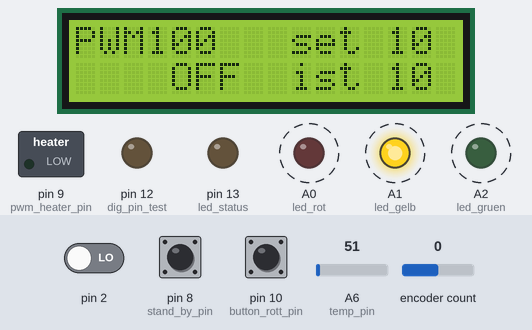
Recording of a sketch running on a simulated Arduino Nano, built with avr-gcc and run on an emulated ATmega328P. On the bench: 16×2 character LCD, switched loads named in the sketch (green lamp = pin HIGH), output pins drawn as LEDs (lit = HIGH). Dashed ring = blinking. Inputs (shaded band) come from the test bench; at power-on: pin 10 (button_rott_pin) HIGH, pin 8 (stand_by_pin) HIGH, encoder count 0, pin 2 LOW, A6 (temp_pin) = 51. What the sketch prints to the serial monitor is not drawn.

Above: at 1.35 s.
1.4 s: pin 10 (button_rott_pin) pulled LOW for 0.15 s
At 2.03 s:
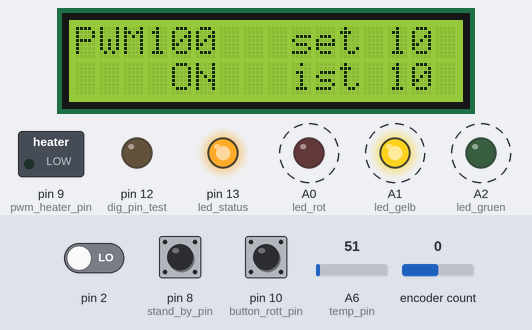
2.1 s: pin 8 (stand_by_pin) pulled LOW for 0.15 s
At 2.45 s:
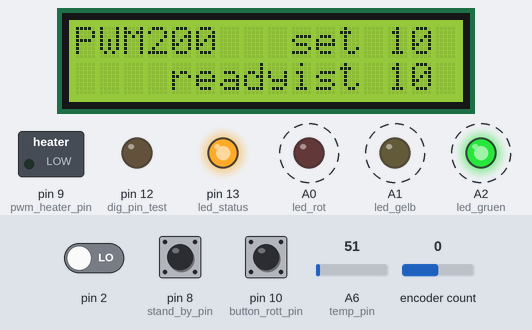
2.8 s: pin 10 (button_rott_pin) pulled LOW for 1 s
At 3.99 s:
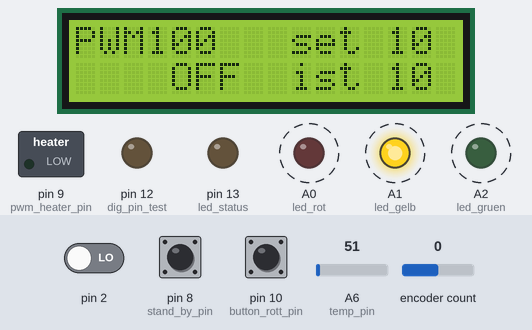
4.4 s: pin 10 (button_rott_pin) pulled LOW for 3.2 s
At 7.99 s:
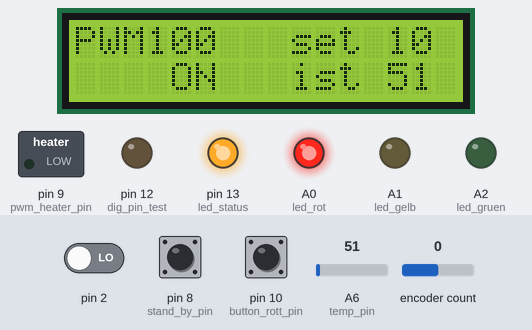
8.2 s: pin 8 (stand_by_pin) pulled LOW for 3.2 s
At 11.1 s:
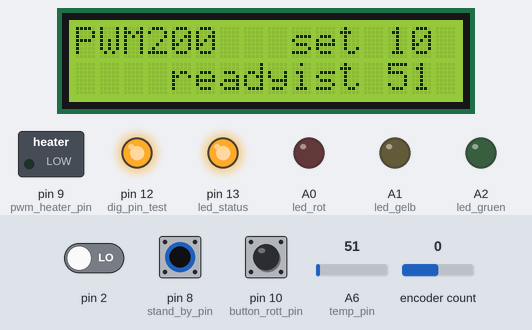
12.0 s: encoder count set to 1
At 16.0 s:
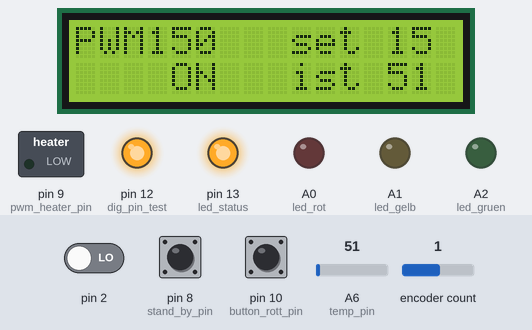
Timing chart, 0 to 26.7 s (numbered marks = the images above; inputs shaded):
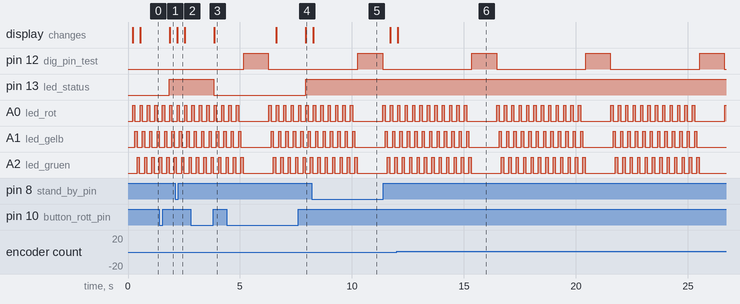

Measured:
- after the input at 1.4 s, pin 13 (led_status): LOW → HIGH after 0.45 s; the display: changes after 0.46 s (image 1)
- after the input at 2.1 s, the display: changes after 0.09 s (image 2)
- after the input at 2.8 s, pin 13 (led_status): HIGH → LOW after 1.0 s; the display: changes after 1.0 s (image 3)
- after the input at 4.4 s, pin 13 (led_status): LOW → HIGH after 3.5 s; the display: first differs from a run without the input after 3.5 s (image 4)
- after the input at 8.2 s, the display: changes after 0.08 s (image 5)
- after the input at 12.0 s, the display: changes at once (image 6)
- by itself, pin 12 (dig_pin_test): alternates HIGH for 1.1 s and LOW for 4.0 s
- by itself, A0 (led_rot), A1 (led_gelb): repeats every 5.1 s: HIGH 0.10 s, LOW 1.4 s, 11 × (HIGH 0.10 s, LOW 0.23 s)

The sketch:

Loetstation_nano_V1.ino
```cpp
#include <Rotary.h>
#include <Wire.h>
#include <LiquidCrystal_I2C.h>

/* Program for solder station on a ATmega328P microcontroller
 *
 *
 */

// variables control
  int temp_IST = 10; //gemessener Wert
  int temp_SOLL = 380; //eingestellte temperatur
  int temp_pin = A6; // read analog temperature value
  unsigned int pwm_heater_duty = 1 ; // PWm in % //output PWM optocopler value between 0, 65535
  unsigned long previousMillis = 0;   // Stores the time when the function was last called to check the Temperature
  const long interval =5000;  // 5000;        // Interval in milliseconds (5 seconds)

 // conditions
  const int stand_by_pin = 8;  // Digital pin D8 of encoder butten icon pull pin to ground
  bool stand_by = false ;
  bool POWERon = false ;


  int temp_measure(); //funktion to measure the temp
  int temp_max = 400; // max einstellbare Temperatur in grad Celcius
  int temp_min = 60;  // min einstellbare Temperatur in grad Celcius
  int temp_delta = 20;
  int temp_set = 10; // the set temperature to contol to
  int temp_standby = 10; // stand by temp


// inputs rotary encoder and buttens
  Rotary r = Rotary(3, 2);  // rotary encoder on hardware interup pin D2 und D3
  //const int button_rott_pin = A3;  // A3 of encoder butten
  const int button_rott_pin = 10;  // D10 of encoder butten sow i can use the PCINTO
  int button_rott_state = HIGH;   // Current state of the button
  int button_rott_last = HIGH;  // Previous state of the button

//PWM duty cylce
  const int pwm_heater_pin = 9;  // Digital pin 9 for PWM output to optocopler
  int temp = 0;          // Variable to store the value for counter

// display
  LiquidCrystal_I2C lcd(0x27,16,2);  // set the LCD address to 0x27 for a 16 chars and 2 line display
  const int led_status = 13; // pin on board ... and status ON
  int led_rot = A0; // Analog pin 0 (also digital pin 14)
  int led_gelb = A1; // Analog pin 1 (also digital pin 15)
  int led_gruen = A2; //  Analog pin 2 (also digital pin 16)
  const int dig_pin_test = 12; // digital pin D4  ( D12


// #######################################################################################################################
void setup() {
  Serial.begin(9600); // Initialize serial communication at 9600 bps
  Serial.println("Boot system");


//Setup PWM output for heater element
  PWM_setup();


//pre-sets on start up
  temp_SOLL = temp_min;
  OCR1A = 1; // Set PWM duty cycle

//all leds off
   pinMode(led_status, OUTPUT); digitalWrite(led_status, LOW);
   pinMode(led_rot, OUTPUT);    digitalWrite(led_rot, LOW);
   pinMode(led_gelb, OUTPUT);   digitalWrite(led_gelb, LOW);
   pinMode(led_gruen, OUTPUT);  digitalWrite(led_gruen, LOW);

 // lcd display
   lcd.begin();lcd.backlight();           // initialize the LCD


   lcd.setCursor(1,0); lcd.print("Solder station"); //position 1, line 0
   lcd.setCursor(0,1);   lcd.print("Start v1.0");

 //rotory encoder interrupt setup
   PCICR |= (1 << PCIE2);
   PCMSK2 |= (1 << PCINT18) | (1 << PCINT19);
   sei();

 // rotation butten
   pinMode(button_rott_pin, INPUT_PULLUP); // butten of rotary encoder input
   PCMSK0 |= (1 << PCINT2); // Enable pin change interrupt for pin D10
   PCICR |= (1 << PCIE0); // Enable pin change interrupt 0
   //attachInterrupt(digitalPinToInterrupt(6), Interupt_button_rott, RISING); // Attach an interrupt to D5


 // temperature read input
   pinMode(temp_pin, INPUT);// pin to read the temperature
   pinMode(stand_by_pin, INPUT_PULLUP); // pin to read if the station is in use


  Serial.println("Start of program");
  delay(100);            // waits for a second
  lcd.clear();

//TESTTING
  pinMode(dig_pin_test, OUTPUT);    // sets the digital pin 12 as output
  temp_max = 900;


  //Serial.println("pwm_heater_duty, Temp_SOLL, Temp_IST");
  temp_min = 1;

  //Serial.print("OCR1A");  Serial.print(",");
  Serial.print("temp_IST");  Serial.print(",");  Serial.println("temp_SOLL");
}


// #######################################################################################################################
void loop() {
  stand_by = !digitalRead(stand_by_pin);  //check if pen is in the station ... stand by

  unsigned long currentMillis = millis(); // Get the current time
  if ((currentMillis - previousMillis) > interval) {
    temp_IST = temp_measure(); //read temperature Value
    previousMillis = currentMillis;
  }

  if (stand_by) {temp_SOLL = temp_standby;}
  else {temp_SOLL =temp_set; }

  temp_SOLL = constrain(temp_SOLL, temp_min, temp_max); // limit the range of the set temperature

  if ((temp_SOLL + temp_delta) > temp_IST){ //too hot
    pwm_heater_duty = pwm_heater_duty + 20;
  }
  else if ( (temp_SOLL - temp_delta) < temp_IST){ //too cold
    pwm_heater_duty = pwm_heater_duty - 20;
  }
  else {
    if (temp_SOLL > temp_IST){  pwm_heater_duty++;    }
    else {  pwm_heater_duty--;    }
  }
  pwm_heater_duty = 10; //debuggen
  pwm_heater_duty = constrain(pwm_heater_duty, 0, 100); // limit the range of the set pwm_heater_duty

  //pwm_heater_duty = map(temp_IST, temp_min, temp_max, 0, 65535)
  pwm_heater_duty = map(pwm_heater_duty, 0, 100, 1, 65530); // change % in counter range


/*
 // Rotary butten press, to switch ON or OFF
  button_rott_state = digitalRead(button_rott_pin);
  if (button_rott_state != button_rott_last) {     // If the button was pressed (transition from HIGH to LOW)
    if (button_rott_state == LOW && button_rott_last == HIGH) {
      //Serial.println("Button Pressed!");
      POWERon = !POWERon; // invert signal
      //if (!POWERon) { POWERon = true; Serial.println("POWERon = true");} else {POWERon = false; };
      button_rott_state = button_rott_state;
    }
  }
  button_rott_last = button_rott_state;
*/
// program ______ start _______________________________________________________________
  if (!POWERon) { // power off
       OCR1A = 100; //set duty scile to 0% ... switch off 0,154%
       lcd.setCursor(4,1);
       lcd.print("OFF  ");
  }
  else if (stand_by) { // stand by mode with reduces power
    OCR1A = map(temp_standby , temp_min, temp_max, 0, 65535);  //Set PWM duty cycle
    OCR1A = 200;
    lcd.setCursor(4,1);
    lcd.print("ready");
  }
  else { // full power ON
    //OCR1A = pwm_heater_duty;  // set PWM between 0 and 65535
    //OCR1A = map(pwm_heater_duty , 0, 100, 0, 65535);  //Set PWM duty cycle
    OCR1A = map(pwm_heater_duty , 0, 100, 0, 40000);  //Set PWM duty cycle
    //OCR1A = 300;
    OCR1A = temp_set*10;
    lcd.setCursor(4,1);
    lcd.print("ON   ");
  }
  lcd.setCursor(0,0);
  lcd.print("PWM     ");
  lcd.setCursor(3,0);
  lcd.print(OCR1A );
  //lcd.print(pwm_heater_duty );


// program ______ end _______________________________________________________________

  digitalWrite(led_rot, HIGH); delay(100);   digitalWrite(led_rot, LOW);
  digitalWrite(led_gelb, HIGH);  delay(100); digitalWrite(led_gelb, LOW);
  digitalWrite(led_gruen, HIGH);  delay(100);  digitalWrite(led_gruen, LOW);

   lcd.setCursor(9,0); lcd.print("set ");  lcd.print(temp_set); // lcd.print(" "); // to overwrite the old values
   lcd.setCursor(9,1); lcd.print("ist ") ; lcd.print(temp_IST); // lcd.print("   ");

 //status and debugging
  //Serial.print(pwm_heater_duty);  Serial.print(",");
  //Serial.print(OCR1A);  Serial.print(",");
  Serial.print(temp_IST);  Serial.print(",");  Serial.println(temp_SOLL);
  if (POWERon) { digitalWrite(led_status, HIGH); } else { digitalWrite(led_status, LOW); }
}


// end of main program
// #######################################################################################################################

// temperature input with rotery encoder
ISR(PCINT2_vect) {
   unsigned char result = r.process();
   if (result == DIR_NONE) {
    // do nothing
   }
   else if (result == DIR_CW) {  //CLOCKWISE
     //temp_SOLL++;
     temp_set = temp_set + 5;
     if (temp_set > temp_max) { // maximum temperature limit
      temp_set = temp_max;
      //Serial.print("maximum temperature limit ");
     }
   }
   else if (result == DIR_CCW) {  //COUNTERCLOCK
     //temp_SOLL--;
     temp_set = temp_set - 5;
     if (temp_set < temp_min) { // minimum temperature limit
      temp_set = temp_min;
      //Serial.print("minimum temperature limit ");
     }
   }
   //Serial.print(temp_set);
}

ISR(PCINT0_vect) {
    // alternative Interrupped use to check butten pressed
    delay(10); //10mSec
    bool currentButtonState = digitalRead(button_rott_pin); // Read the current state of the button
    if (currentButtonState == HIGH && button_rott_state == LOW) {  // Button was pressed (rising edge), handle the interrupt
        Interupt_button_rott();
    }

    // Update the button state
    button_rott_state = currentButtonState;
}


// Measure ist temperature
int temp_measure() {
  delay(10);
  TCCR1B = 0; // Stop Timer 1
  //cli(); // Disable interrupts
  delay(10);
  digitalWrite(dig_pin_test, HIGH);
  digitalWrite(pwm_heater_pin, LOW);
  delay(100); //100mSec delay to settel in Amplifier
  //Serial.println("temp reading");
  //delay(1000);
  bool POWERon_preset =POWERon;
  POWERon = false;
  //cli(); // Disable interrupts


  //TCCR1B &= ~(_BV(CS12) | _BV(CS11) | _BV(CS10)); // Clear all clock select bits

  delay(1000);
  double Temp = analogRead(temp_pin);  //read analog Value 0 to 1023
    // Calculates °C from RTD voltage divider
  //double Temp = log(10000.0 * ((1024.0 / analogRead(temp_pin) - 1)));
  //Temp = 1 / (0.001129148 + (0.000234125 + (0.0000000876741 * Temp * Temp )) * Temp );
  //return Temp - 273.15;

  POWERon = POWERon_preset;
  //TCNT1 = 0;
  //TCCR1B |= _BV(CS11) | _BV(CS10); // Set the clock prescaler to 64 equals to 4Hz

  PWM_setup();
  //sei(); // Enable interrupts
  //delay(200);
  digitalWrite(dig_pin_test, LOW);
  return Temp;  //read analog Value
}


// interupt for pressing on the rotory encoder to poer off and on
void Interupt_button_rott() {
  Serial.print("interupt");
  POWERon = !POWERon;
  }

// interupt for pressing on the rotory encoder to poer off and on
void PWM_setup() {
  //Serial.print("PWM_setup");
  pinMode(pwm_heater_pin, OUTPUT);
  // Configure Timer 1 for 16-bit Fast PWM mode with a prescaler of 1024
  TCCR1A = _BV(COM1A1) | _BV(WGM11); // Fast PWM, non-inverted mode
  //TCCR1B = _BV(WGM13) | _BV(WGM12) | _BV(CS12) | _BV(CS10); // Prescaler of 1024 -> 237 mHz
  TCCR1B = _BV(WGM13) | _BV(WGM12) | _BV(CS12); // Prescaler of 256 ->1Hz
  //TCCR1B = _BV(WGM13) | _BV(WGM12) | _BV(CS11) | _BV(CS10); // Prescaler of 64 4Hz wirks bets
  //TCCR1B = _BV(CS11); // Prescaler of 8 for PWM frequency control -> 2 kHz
  ICR1 = 65535; // Set the top value for 16-bit PWM (65535)
  }
```
